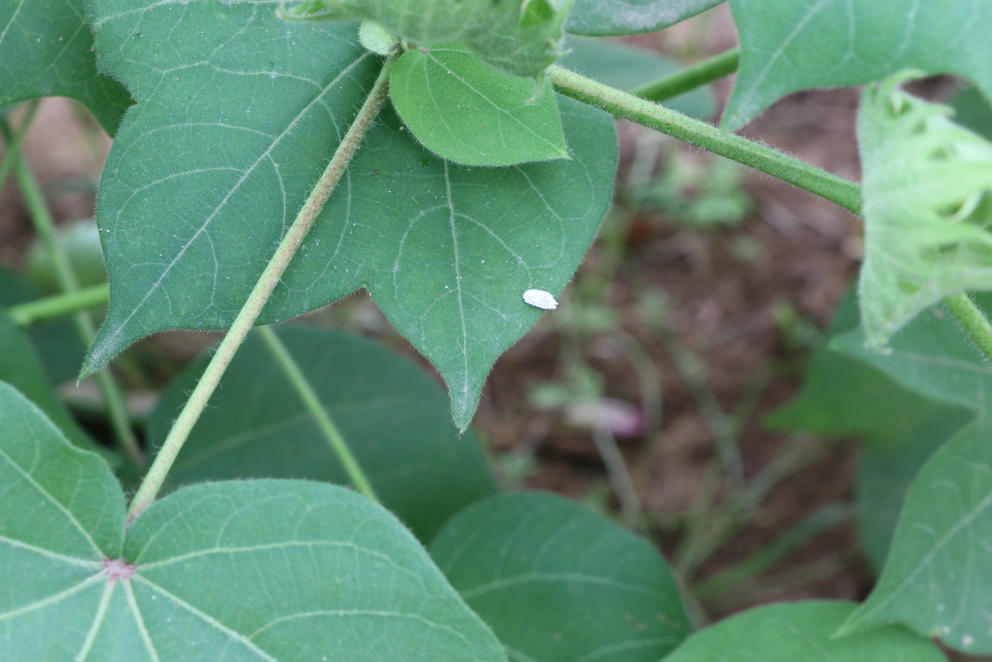
#> input picture CV Project/custom_dataset/Healthy leaf/IMG_6980.JPG, 2976 x 1984 px (shown at 1/3 size); its folder holds only this picture in this run
$ python process_custom_data.py
#> lines starting #> are read from the running program, lines starting #| are printed output that depends on the picture; after the words box and inside, x2 and y2 are one past the last pixel; in counts of white or black regions, pixels touching at a corner belong together
"""
process_custom_data.py
======================
Processes the custom cotton-leaf dataset for final evaluation AND
generates 1x4 visual proof grids for every processed leaf.
"""

import os
import cv2
import numpy as np
import pandas as pd
from skimage.filters import frangi
from skimage.feature import local_binary_pattern

# ─────────────────────────────────────────────
# CONFIGURATION
# ─────────────────────────────────────────────
DATASET_ROOT  = "custom_dataset"
VISUALS_ROOT  = "output_visuals"  # New directory for saved images
FOLDERS       = {
    "Healthy leaf":   "healthy",
    "UNhealthy leaf": "unhealthy",
}
OUTPUT_CSV    = "custom_dataset_results.csv"

# ─────────────────────────────────────────────
# SETUP DIRECTORIES
# ─────────────────────────────────────────────
if not os.path.exists(VISUALS_ROOT):
    os.makedirs(VISUALS_ROOT)
for folder_name in FOLDERS.keys():
    os.makedirs(os.path.join(VISUALS_ROOT, folder_name), exist_ok=True)

# ─────────────────────────────────────────────
# CORE CV FUNCTIONS  (preserved exactly)
# ─────────────────────────────────────────────

def preprocess(path):
    img = cv2.imread(path)
    if img is None:
        raise ValueError(f"cv2.imread returned None — file unreadable: {path}")
    img = cv2.cvtColor(img, cv2.COLOR_BGR2RGB)
    img = cv2.resize(img, (512, 512))
    return img

def segment_leaf(img):
    hsv  = cv2.cvtColor(img, cv2.COLOR_RGB2HSV)
    mask = cv2.inRange(hsv, (25, 40, 40), (100, 255, 255))
    return mask

def excess_green(img, mask):
    R, G, B = img[:, :, 0], img[:, :, 1], img[:, :, 2]
    exg = 2 * G - R - B
    return np.mean(exg[mask > 0])

def vein_density(img, mask):
    gray  = cv2.cvtColor(img, cv2.COLOR_RGB2GRAY)
    v     = frangi(gray / 255.0)
    veins = v > 0.05
    return np.sum(veins & (mask > 0)) / (np.sum(mask > 0) + 1e-6)

def texture_feature(img, mask):
    gray = cv2.cvtColor(img, cv2.COLOR_RGB2GRAY)
    lbp  = local_binary_pattern(gray, 8, 1)
    return np.mean(lbp[mask > 0])

def simulated_ndvi(img, mask):
    R   = img[:, :, 0].astype(float)
    G   = img[:, :, 1].astype(float)
    NIR = 0.5 * R + 0.5 * G
    ndvi = (NIR - R) / (NIR + R + 1e-6)
    return np.mean(ndvi[mask > 0])

def phys_stress(exg, vein, texture):
    return 0.4 * (1 - exg) + 0.35 * vein + 0.25 * texture

def canopy_temp(pss):
    if pss < 0.3: return 31
    elif pss < 0.6: return 33
    else: return 35

# ─────────────────────────────────────────────
# MAIN PROCESSING LOOP
# ─────────────────────────────────────────────
raw           = []
processed     = 0
skipped       = 0

print("=" * 55)
print("  Cotton Leaf Water-Stress — Custom Dataset Processing")
print("=" * 55)

for folder_name, true_label in FOLDERS.items():
    folder_path = os.path.join(DATASET_ROOT, folder_name)
    visual_save_path = os.path.join(VISUALS_ROOT, folder_name)

    if not os.path.isdir(folder_path):
        print(f"[WARNING] Folder not found, skipping: {folder_path}")
        continue

    image_files = [
        f for f in os.listdir(folder_path)
        if f.lower().endswith((".jpg", ".jpeg", ".png", ".bmp", ".tiff"))
    ]

    print(f"\n[INFO] Processing '{folder_name}' ({len(image_files)} images) -> label='{true_label}'")

    for fname in image_files:
        img_path = os.path.join(folder_path, fname)
        try:
            # --- Core pipeline ---
            img  = preprocess(img_path)
#> in preprocess, img is the input picture: shape (1984, 2976, 3); mean B, G, R 112.1, 137.9, 95.3
            mask = segment_leaf(img)
#> in segment_leaf, `hsv  = cv2.cvtColor(img, cv2.COLOR_RGB2HSV)`: hsv: shape (512, 512, 3); mean H, S, V 64.8, 87.3, 139.4
#> in segment_leaf, `mask = cv2.inRange(hsv, (25, 40, 40), (100, 255, 255))`:
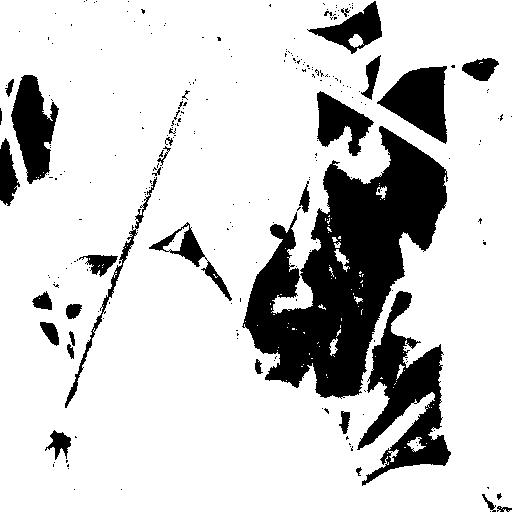
#> mask: shape (512, 512); 81.1% white; 252 black regions (218 under 20 px), largest, box (x1, y1, x2, y2) and area: (242, 126, 448, 399) 25919, (357, 291, 451, 486) 7197, (377, 66, 447, 144) 3181

            if np.sum(mask) == 0:
                print(f"  [SKIP] Empty mask (no green region): {fname}")
                skipped += 1
                continue

            exg     = excess_green(img, mask)
#> in excess_green, `exg = 2 * G - R - B`:
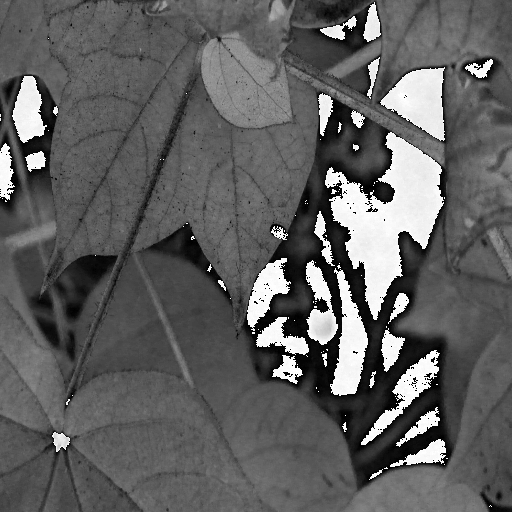
#> exg: shape (512, 512); min 0, max 255, mean 95.7
#> exg = 84.4
            vein    = vein_density(img, mask)
#> in vein_density, `veins = v > 0.05`:
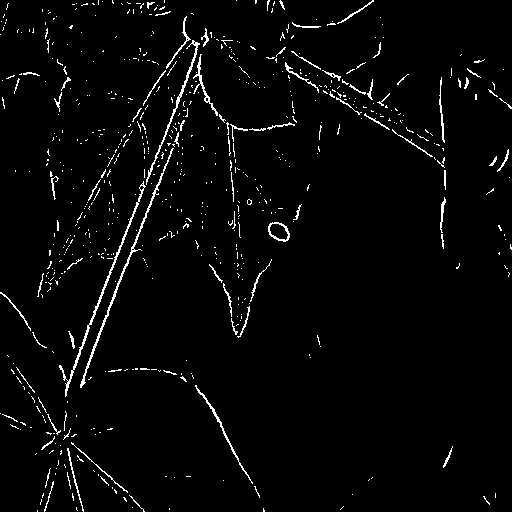
#> veins: shape (512, 512) bool; 2.9% white in thin lines or dots
#> vein = 0.0316
            tex     = texture_feature(img, mask)
#> in texture_feature, `lbp  = local_binary_pattern(gray, 8, 1)`:
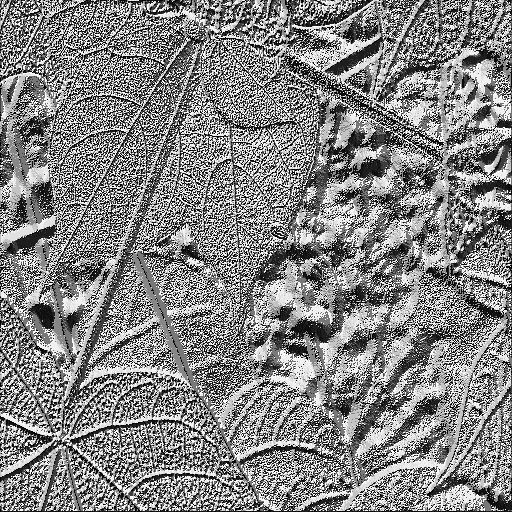
#> lbp: shape (512, 512) float64; min 0, max 255, mean 132.5
#> tex = 132.2
            ndvi    = simulated_ndvi(img, mask)
#> in simulated_ndvi, `ndvi = (NIR - R) / (NIR + R + 1e-6)`:
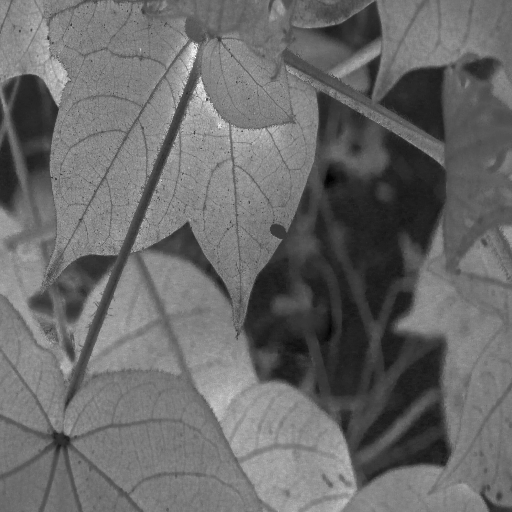
#> ndvi: shape (512, 512) float64; min -0.108, max 0.405, mean 0.105; drawn with min black and max white
#> ndvi = 0.134
            pss     = phys_stress(exg, vein, tex)
#> pss = -0.298
            temp    = canopy_temp(pss)
#> temp = 31

            # --- VISUAL GENERATION FOR INSTRUCTOR PROOF ---

            # 1. Mask Visual (Convert to RGB for stacking)
            mask_rgb = cv2.cvtColor(mask, cv2.COLOR_GRAY2RGB)

            # 2. Vein Visual (Extract Frangi output as an image)
            gray = cv2.cvtColor(img, cv2.COLOR_RGB2GRAY)
            v = frangi(gray / 255.0)
            vein_img = (v > 0.05).astype(np.uint8) * 255
#> vein_img: shape (512, 512); 2.9% white in thin lines or dots
            vein_rgb = cv2.cvtColor(vein_img, cv2.COLOR_GRAY2RGB)
#> vein_rgb: shape (512, 512, 3); 2.9% white in thin lines or dots

            # 3. Stress Heatmap Visual (Apply JET colormap to grayscale, then apply mask)
            heatmap_color = cv2.applyColorMap(gray, cv2.COLORMAP_JET)
            heatmap_masked = cv2.bitwise_and(heatmap_color, heatmap_color, mask=mask)
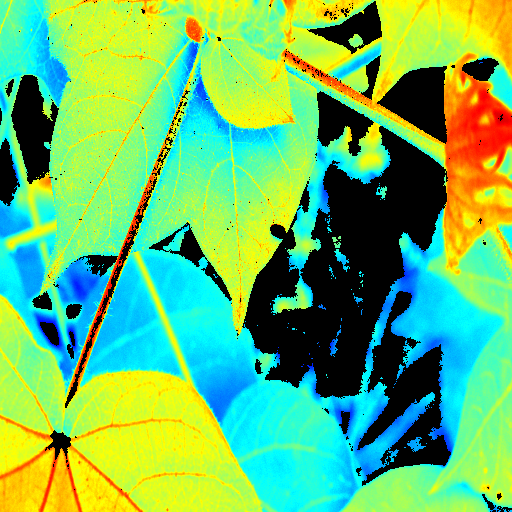
#> heatmap_masked: shape (512, 512, 3); mean B, G, R 103.1, 187.8, 104.1
            heatmap_rgb = cv2.cvtColor(heatmap_masked, cv2.COLOR_BGR2RGB) # Convert back to RGB for stacking

            # 4. Stitch Images Together (1x4 Grid)
            grid = np.hstack((img, mask_rgb, vein_rgb, heatmap_rgb))

            # 5. Add Labels to the Grid
            font = cv2.FONT_HERSHEY_SIMPLEX
            cv2.putText(grid, 'Original', (10, 30), font, 1, (255, 255, 255), 2)
            cv2.putText(grid, 'Segmentation', (522, 30), font, 1, (255, 255, 255), 2)
#> grid: shape (512, 2048, 3); mean R, G, B 103.5, 135, 107.4
            cv2.putText(grid, 'Vein Detection', (1034, 30), font, 1, (255, 255, 255), 2)
            cv2.putText(grid, f'Stress Heatmap (Temp: {temp}C)', (1546, 30), font, 1, (255, 255, 255), 2)
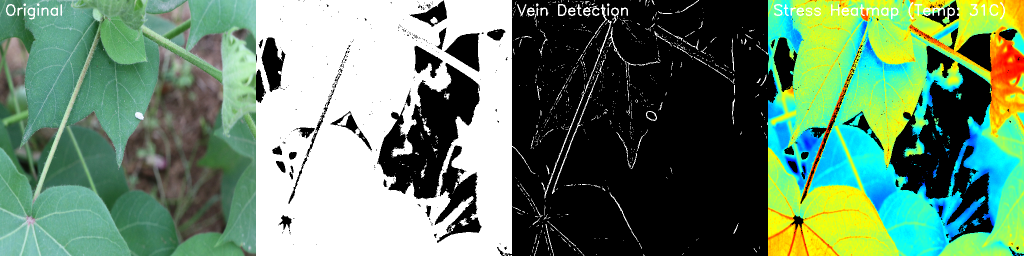
#> grid: shape (512, 2048, 3) (shown at 1/2 size); mean R, G, B 104.1, 135.5, 108.3

            # 6. Save the Grid
            out_path = os.path.join(visual_save_path, f"result_{fname}")
            cv2.imwrite(out_path, cv2.cvtColor(grid, cv2.COLOR_RGB2BGR)) # OpenCV saves in BGR

            # --- Save Data ---
            raw.append([
                fname, folder_name, true_label, exg, vein, tex, ndvi, pss, temp,
            ])
            processed += 1

        except Exception as e:
            print(f"  [ERROR] Skipping '{fname}': {e}")
            skipped += 1
            continue
#> pass 2 of the loop `for folder_name, true_label in FOLDERS.items():`:
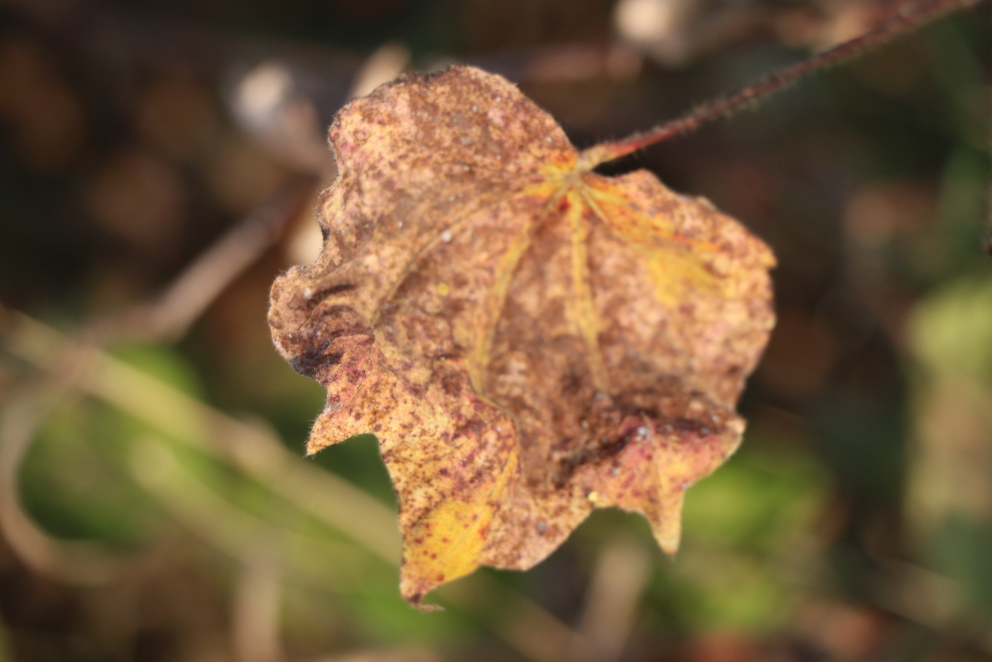
#> input picture CV Project/custom_dataset/UNhealthy leaf/IMG_0033.JPG, 2976 x 1984 px (shown at 1/3 size)
#> in preprocess, img is the input picture: shape (1984, 2976, 3); mean B, G, R 59.7, 91.3, 116.6
#> hsv: shape (512, 512, 3); mean H, S, V 17.9, 121.5, 117.1
#> in segment_leaf (call 2), `mask = cv2.inRange(hsv, (25, 40, 40), (100, 255, 255))`:
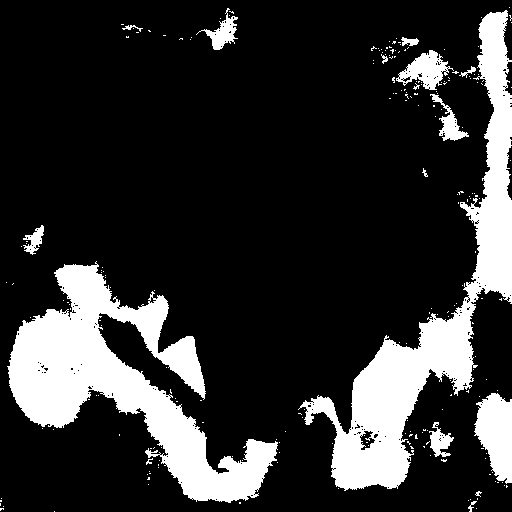
#> mask: shape (512, 512); 19.1% white; 222 white regions (206 under 20 px), largest, box (x1, y1, x2, y2) and area: (7, 261, 278, 503) 22851, (298, 10, 512, 491) 21108, (474, 393, 512, 484) 2396
#> `exg     = excess_green(img, mask)`: exg = 49.31
#> veins: shape (512, 512) bool; 3.7% white in thin lines or dots, all inside (x1, y1, x2, y2) = (135, 30, 444, 469)
#> vein = 0.0108
#> tex = 138.1
#> in simulated_ndvi (call 2), `ndvi = (NIR - R) / (NIR + R + 1e-6)`:
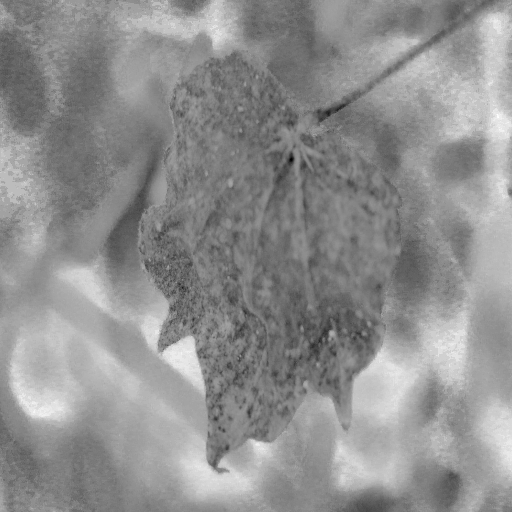
#> ndvi: shape (512, 512) float64; min -0.22, max 0.0769, mean -0.0524; drawn with min black and max white
#> `ndvi    = simulated_ndvi(img, mask)`: ndvi = 0.00362
#> pss = 15.21
#> temp = 35

print(f"\n[INFO] Done — processed: {processed}, skipped/errored: {skipped}")

# ─────────────────────────────────────────────
# BUILD DATAFRAME & NORMALIZE
# ─────────────────────────────────────────────
if processed == 0:
    print("[FATAL] No images were processed. Check DATASET_ROOT path.")
    raise SystemExit(1)

df = pd.DataFrame(raw, columns=["Image", "Folder", "True_Label", "ExG", "Vein", "Texture", "NDVI", "PSS", "Temp"])
#> df = table of 2 rows and 9 columns

for col in ["PSS", "NDVI", "Temp"]:
    col_std = df[col].std()
    if col_std == 0:
        df[col + "_z"] = 0.0
    else:
        df[col + "_z"] = (df[col] - df[col].mean()) / col_std
#> this loop made 3 passes
#> col_std on passes 1 to 3: 10.96, 0.0922, 2.83

df["FinalScore"] = 0.3 * df["PSS_z"] + 0.3 * (1 - df["NDVI_z"]) + 0.4 * df["Temp_z"]

fs_min, fs_max = df["FinalScore"].min(), df["FinalScore"].max()
#> fs_min = -0.407; fs_max = 1.01
if fs_max - fs_min == 0:
    df["FinalScore"] = 0.5
else:
    df["FinalScore"] = (df["FinalScore"] - fs_min) / (fs_max - fs_min)

def classify(s):
    if s < 0.33: return "No Stress"
    elif s < 0.66: return "Mild Stress"
    else: return "Severe Stress"

df["Class"] = df["FinalScore"].apply(classify)
df.to_csv(OUTPUT_CSV, index=False)

print("\n" + "=" * 55)
print("  PROCESSING COMPLETE")
print("=" * 55)
print(f"  Visual results saved in : {VISUALS_ROOT}/")
print(f"  Data saved in           : {OUTPUT_CSV}")
